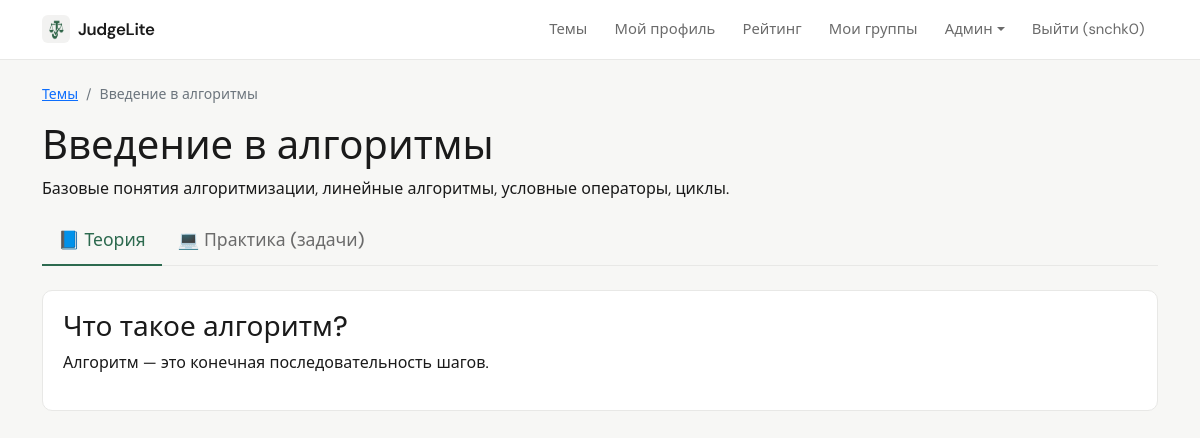
The page /topic/1 (signed in) on the database its author committed.
### data/users.py (models this page shows, shortened)
class User(SqlAlchemyBase, UserMixin, SerializerMixin):
    __tablename__ = 'users'
    id = sqlalchemy.Column(sqlalchemy.Integer, primary_key=True, autoincrement=True)
    name = sqlalchemy.Column(sqlalchemy.String, nullable=True)
    about = sqlalchemy.Column(sqlalchemy.String, nullable=True)
    email = sqlalchemy.Column(sqlalchemy.String, index=True, unique=True, nullable=True)
    hashed_password = sqlalchemy.Column(sqlalchemy.String, nullable=True)
    created_date = sqlalchemy.Column(sqlalchemy.DateTime, default=datetime.datetime.now)
    is_admin = sqlalchemy.Column(sqlalchemy.Boolean, default=False)
    is_super_admin = sqlalchemy.Column(sqlalchemy.Boolean, default=False)
    avatar_filename = sqlalchemy.Column(sqlalchemy.String, nullable=True)  # новое поле
    submissions = orm.relationship("Submission", back_populates="user")

### data/topics.py (models this page shows)
class Topic(SqlAlchemyBase):
    __tablename__ = 'topics'
    id = sqlalchemy.Column(sqlalchemy.Integer, primary_key=True, autoincrement=True)
    title = sqlalchemy.Column(sqlalchemy.String, nullable=False)
    description = sqlalchemy.Column(sqlalchemy.Text, nullable=True)
    order = sqlalchemy.Column(sqlalchemy.Integer, default=0)
    theory = sqlalchemy.Column(sqlalchemy.Text, nullable=True)
    created_by = sqlalchemy.Column(sqlalchemy.Integer, sqlalchemy.ForeignKey("users.id"), nullable=True)
    is_system = sqlalchemy.Column(sqlalchemy.Boolean, default=False)
    created_at = sqlalchemy.Column(sqlalchemy.DateTime, default=datetime.datetime.now)
    tasks = orm.relationship("Task", back_populates="topic")

### app.py (the view)
@app.route('/topic/<int:topic_id>')
def tasks_by_topic(topic_id):
    with db_session.session_scope() as session:
        topic = session.query(Topic).get(topic_id)
        if not topic:
            flash('Тема не найдена', 'danger')
            return redirect(url_for('topics_list'))
        tasks = session.query(Task).filter(Task.topic_id == topic_id).all()
        task_status = {}
        if current_user.is_authenticated:
            task_ids = [t.id for t in tasks]
            subs = session.query(Submission).filter(
                Submission.user_id == current_user.id,
                Submission.task_id.in_(task_ids)
            ).all()
            for tid in task_ids:
                task_subs = [s for s in subs if s.task_id == tid]
                if any(s.status == 'OK' for s in task_subs):
                    task_status[tid] = 'solved'
                elif task_subs:
                    task_status[tid] = 'attempted'
                else:
                    task_status[tid] = 'none'
        return render_template('tasks.html', topic=topic, tasks=tasks, task_status=task_status)

### app.py (called while the page is built)
@login_manager.user_loader
def load_user(user_id):
    session = db_session.create_session()
    user = session.get(User, int(user_id))
    if user:
        _ = user.is_admin
        _ = user.is_super_admin
    session.close()
    return user

@app.context_processor
def inject_user():
    return dict(current_user=current_user)

### data/db_session.py (called while the page is built)
def create_session() -> Session:
    global __factory
    return __factory()

@contextmanager
def session_scope():
    session = create_session()
    try:
        yield session
        session.commit()
    except Exception:
        session.rollback()
        raise
    finally:
        session.close()

### templates/tasks.html (shortened to what this page needs)
{% extends "base.html" %}
{% block content %}
<nav aria-label="breadcrumb">
    <ol class="breadcrumb">
        <li class="breadcrumb-item"><a href="{{ url_for('topics_list') }}">Темы</a></li>
        <li class="breadcrumb-item active">{{ topic.title }}</li>
    </ol>
</nav>
<h1>{{ topic.title }}</h1>
<p>{{ topic.description }}</p>
<ul class="nav nav-tabs mb-4" id="topicTabs" role="tablist">
    <li class="nav-item" role="presentation">
        <button class="nav-link active" id="theory-tab" data-bs-toggle="tab" data-bs-target="#theory" type="button" role="tab" aria-controls="theory" aria-selected="true">
            📘 Теория
        </button>
    </li>
    <li class="nav-item" role="presentation">
        <button class="nav-link" id="practice-tab" data-bs-toggle="tab" data-bs-target="#practice" type="button" role="tab" aria-controls="practice" aria-selected="false">
            💻 Практика (задачи)
        </button>
    </li>
</ul>
<div class="tab-content" id="topicTabsContent">
    <div class="tab-pane fade show active" id="theory" role="tabpanel" aria-labelledby="theory-tab">
        {% if topic.theory %}
            <div class="card app-card">
                <div class="card-body">
                    {{ topic.theory|safe }}
                </div>
            </div>
        {% else %}
            <div class="alert alert-info">
                Теория по этой теме пока не добавлена. Следите за обновлениями!
            </div>
        {% endif %}
    </div>
</div>
{% endblock %}

### templates/base.html (shortened to what this page needs)
<!doctype html>
<html lang="ru">
<head>
    <link href="https://cdn.jsdelivr.net/npm/bootstrap@5.0.2/dist/css/bootstrap.min.css" rel="stylesheet">
    <link href="{{ url_for('static', filename='app.css') }}" rel="stylesheet">
</head>
<body class="app-body {% block body_class %}{% endblock %}">
    <nav class="navbar navbar-expand-lg app-navbar">
        <div class="container">
            <a class="navbar-brand d-flex align-items-center gap-2" href="{{ url_for('index') }}">
                <img src="{{ url_for('static', filename='judgelite-mark.png') }}" alt="" class="app-brand-mark" width="28" height="28">
                <span>JudgeLite</span>
            </a>
            <div class="collapse navbar-collapse" id="navbarNav">
                <ul class="navbar-nav ms-auto">
                    <li class="nav-item"><a class="nav-link" href="{{ url_for('topics_list') }}">Темы</a></li>
                    {% if current_user.is_authenticated %}
                        <li class="nav-item"><a class="nav-link" href="{{ url_for('profile') }}">Мой профиль</a></li>
                        <li class="nav-item"><a class="nav-link" href="{{ url_for('rating') }}">Рейтинг</a></li>
                        <li class="nav-item"><a class="nav-link" href="{{ url_for('my_groups') }}">Мои группы</a></li>
                        {% if current_user.is_admin %}
                            <li class="nav-item dropdown">
                                <a class="nav-link dropdown-toggle" href="#" id="adminDropdown" role="button" data-bs-toggle="dropdown">Админ</a>
                            </li>
                        {% endif %}
                        <li class="nav-item"><a class="nav-link" href="{{ url_for('logout') }}">Выйти ({{ current_user.name }})</a></li>
                    {% else %}
                        <li class="nav-item"><a class="nav-link" href="{{ url_for('login') }}">Войти</a></li>
                        <li class="nav-item"><a class="nav-link" href="{{ url_for('register') }}">Регистрация</a></li>
                    {% endif %}
                </ul>
            </div>
        </div>
    </nav>
    <div class="container mt-4" style="padding-bottom: 80px;">
        {% block content %}{% endblock %}
    </div>
</body>
</html>

### static/app.css (style rules this page uses)
:root { --app-bg: #f7f7f5; --app-surface: #ffffff; --app-text: #1a1a1a; --app-muted: #6b6b6b; --app-border: #e8e8e6; --app-accent: #2d6a4f; --app-accent-hover: #1b4332; --app-radius: 10px; --app-font: "DM Sans", system-ui, -apple-system, "Segoe UI", Roboto, sans-serif; --chart-grid: rgba(0, 0, 0, 0.06); --chart-muted: #6b6b6b; --chart-donut-border: #ffffff; }
.app-brand-mark { border-radius: 6px; flex-shrink: 0; }
.app-body { font-family: var(--app-font); background-color: var(--app-bg); color: var(--app-text); min-height: 100vh; -webkit-font-smoothing: antialiased; }
.app-body .container.mt-4 { padding-bottom: 5rem !important; }
.app-navbar { background: var(--app-surface) !important; border-bottom: 1px solid var(--app-border) !important; padding-top: 0.65rem; padding-bottom: 0.65rem; }
.app-navbar .navbar-brand { font-weight: 600; letter-spacing: -0.02em; color: var(--app-text) !important; font-size: 1.05rem; }
.app-navbar .nav-link { color: var(--app-muted) !important; font-size: 0.925rem; padding: 0.5rem 0.85rem !important; border-radius: 6px; transition: color 0.15s ease, background 0.15s ease; }
.app-card { background: var(--app-surface); border: 1px solid var(--app-border); border-radius: var(--app-radius); box-shadow: none; }
.app-card .card-body { padding: 1.15rem 1.25rem; }
.app-body .breadcrumb { font-size: 0.875rem; }
.app-body .nav-tabs { border-bottom-color: var(--app-border); }
.app-body .nav-tabs .nav-link { color: var(--app-muted); border: none; border-bottom: 2px solid transparent; border-radius: 0; padding: 0.65rem 1rem; }
.app-body .nav-tabs .nav-link.active { color: var(--app-accent); background: transparent; border-color: transparent transparent var(--app-accent) transparent; font-weight: 500; }
.app-body .card { border: 1px solid var(--app-border); border-radius: var(--app-radius); box-shadow: none; }

### templates/tasks.html (style rules this page uses)
.nav-tabs .nav-link { font-size: 1.1rem; font-weight: 500; }

### rows shown on the page
User: name "snchk0"
Topic: title "Введение в алгоритмы", description "Базовые понятия алгоритмизации, линейные алгоритмы, условные операторы, циклы.", theory "Что такое алгоритм? Алгоритм — это конечная последовательность шагов."
